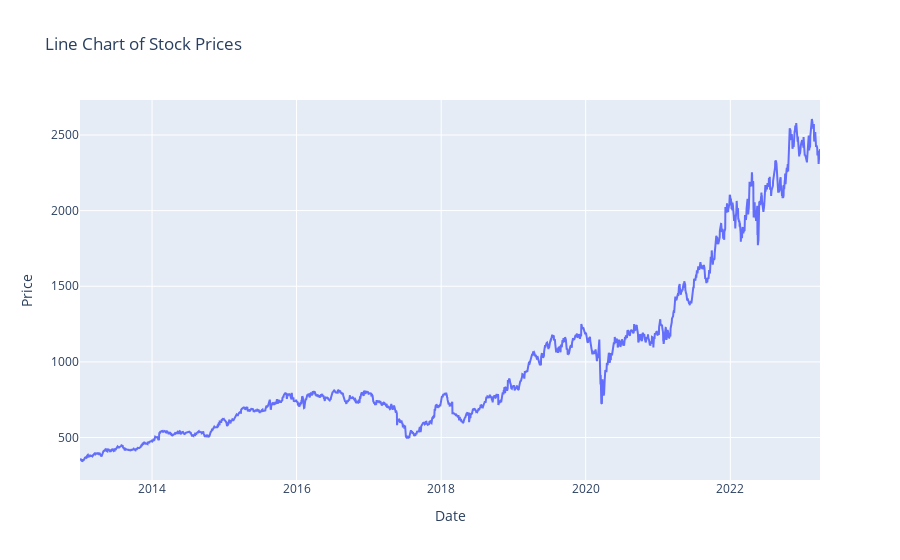

The notebook cell saved with this chart:
### Markdown cell above
**Visualization: AZO**

### Code cell
# Line Chart
fig = go.Figure(data=go.Scatter(x=df['Date'], y=df['AZO'], mode='lines', name='Stock Price'))
fig.update_layout(title='Line Chart of Stock Prices', xaxis_title='Date', yaxis_title='Price')
fig.show()

### Figure 1 — Plotly figure (JSON) as saved in the notebook; plotly's stock layout.template omitted (floating-point values rounded to 4 significant figures; data arrays with more than 128 entries replaced by an {"elided": "..."} marker saying what was removed)
{"data": [{"mode": "lines", "name": "Stock Price", "type": "scatter", "x": {"elided": "2579 str values"}, "y": {"elided": "2579 float values"}}], "layout": {"title": {"text": "Line Chart of Stock Prices"}, "xaxis": {"title": {"text": "Date"}}, "yaxis": {"title": {"text": "Price"}}}}
